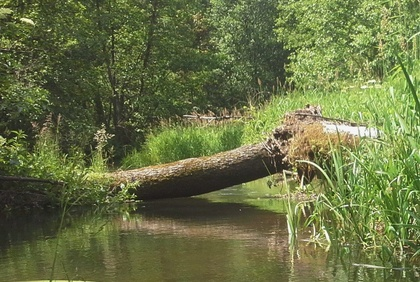
%> input picture kol3/rzeczka.jpg, 420 x 282 px, shrunk from 981 x 658 before the run
$ octave krawedz.m   (GNU Octave 9; MATLAB toolbox functions it lacks are replaced by stand-ins)
%> lines starting %> are read from the running program, lines starting %| are printed output that depends on the picture
### kol3/convert_to_gray.m
function gray_signal = convert_to_gray(signal)
    % Funkcja konwertująca obraz na odcienie szarości za pomocą średniej
    if ndims(signal) == 3
        gray_signal = mean(signal, 3); % Średnia z kanałów R, G, B
    else
        gray_signal = signal; % Obraz jest już w skali szarości
    end
end

### kol3/krawedz.m
signal = double(imread('rzeczka.jpg'));

gray_signal = convert_to_gray(signal);
%> in convert_to_gray, `gray_signal = mean(signal, 3);`:
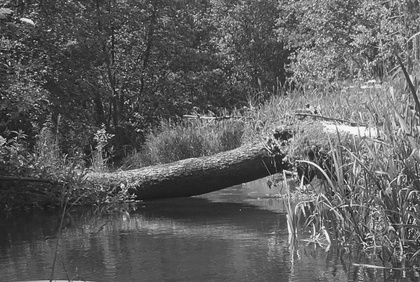
%> gray_signal: size 282x420 double; min 8, max 253, mean 95.6

mask = [0,  0,  0;
       -1,  0,  1;
        0,  0,  0];

[m, n] = size(gray_signal);
%> m = 282; n = 420

padded_signal = padarray(gray_signal, [1, 1], 'replicate', 'both');
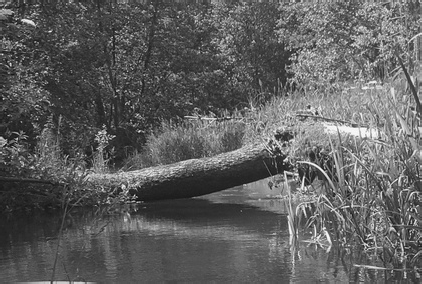
%> padded_signal: size 284x422 double; min 8, max 253, mean 95.6

filtered_signal = zeros(m, n);

for i = 1:m
    for j = 1:n
        region = padded_signal(i:i+2, j:j+2);
        filtered_signal(i, j) = sum(sum(region .* mask));
    end
end
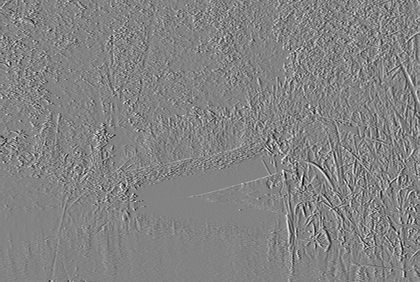
%> filtered_signal: size 282x420 double; min -216.3, max 204.3, mean 0.2; drawn with min black and max white

result_signal = abs(filtered_signal);
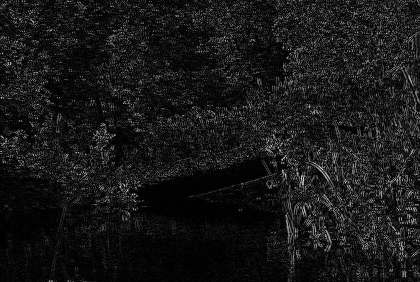
%> result_signal: size 282x420 double; min 0, max 216.3, mean 24

result_signal = (result_signal - min(result_signal(:))) / (max(result_signal(:)) - min(result_signal(:))) * 255;

subplot(1, 3, 1);
imshow(gray_signal/255);
title('Odcienie szarości');

subplot(1, 3, 2);
imshow(filtered_signal/255);
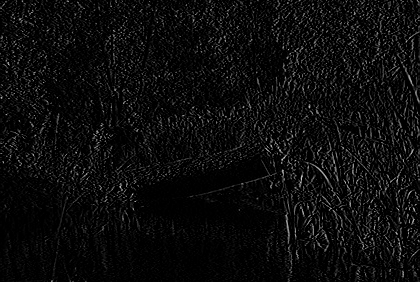
%> displayed picture: size 282x420, on the screen's scale of 0 to 255; min 0, max 204, mean 12.1
title('Wykrywanie krawędzi (poziome)');

subplot(1, 3, 3);
imshow(result_signal/255);
title('Moduł wykrytych krawędzi');
